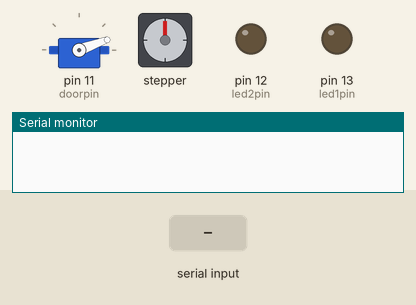
This sketch was run on a simulated Arduino Mega 2560, built with avr-gcc and run on an emulated ATmega2560. Parts: servo, stepper motor, output pins drawn as LEDs (lit = HIGH), the last lines printed to the serial monitor. Inputs (shaded band) come from the test bench. Stepper angles assume 2048 steps per turn.

Above: at 1.2 s.
1.3 s: "i" received over Serial
At 1.76 s:
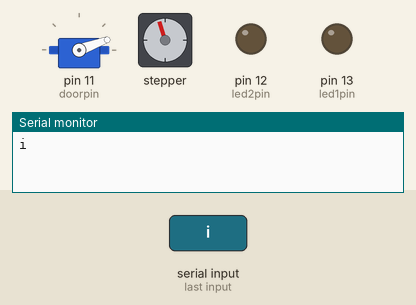
At 2.38 s:
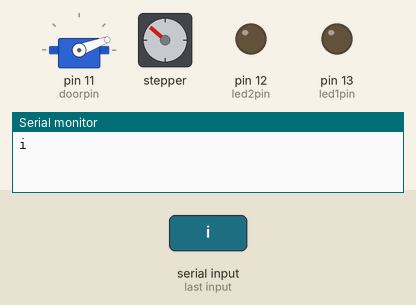
Timing chart, 0 to 16.3 s (numbered marks = the images above; inputs shaded):
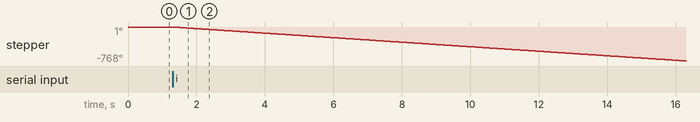

The sketch:

arduinosketch.ino
```cpp
//This program is called in index.js and is used to interact with the arduino components

#include <Servo.h>;
Servo servo;

#include <Stepper.h>
Stepper stepper1(32, 4,5,6,7);

int led1pin = 13;
int led2pin = 12;
int doorpin = 11;

bool led1 = false;
bool led2 = false;
bool door = false;
bool blind = false;

void setup() {
  // initialize digital pin LED_BUILTIN as an output.

  Serial.begin(9600); // Begen listening on port 9600 for serial

  servo.attach(doorpin);

  stepper1.setSpeed(550);
  pinMode(led1pin, OUTPUT);
  pinMode(led2pin, OUTPUT);

}

// the loop function runs over and over again forever
void loop() {

   if(Serial.available() > 0)
    {
      char ReaderFromNode;
      ReaderFromNode = (char) Serial.read();
      convertToState(ReaderFromNode);
    }

  if (led1) {
    digitalWrite(led1pin, HIGH);
  } else {
    digitalWrite(led1pin, LOW);
  }

  if (led2) {
    digitalWrite(led2pin, HIGH);
  } else {
    digitalWrite(led2pin, LOW);
  }

  if (door) {
    servo.write(100);
  } else {
    servo.write(20);
  }
}

void convertToState(char chr) {
  Serial.println(chr);
  if(chr=='q'){
    if (led1 == true) {
      led1 = false;
    } else {
      led1 = true;
    }
  }
  if(chr=='w') {
    if (led2 == true) {
      led2 = false;
    } else {
      led2 = true;
    }
  }
  if(chr=='d'){
    if (door == false) {
      door = true;
    } else {
      door = false;
    }
  }
  if(chr=='i'){
    if (blind == false) {
      stepper1.step(-5000);
      blind = true;
    } else {
      stepper1.step(5000);
      blind = false;
    }

  }
}
```

Measured:
- after the input at 1.3 s, stepper: keeps turning counter-clockwise at about 51°/s, starting at once
